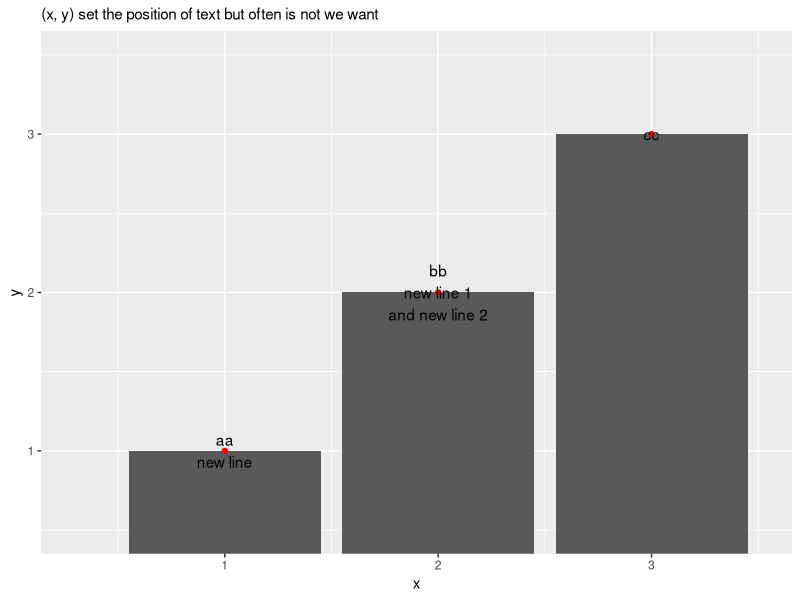
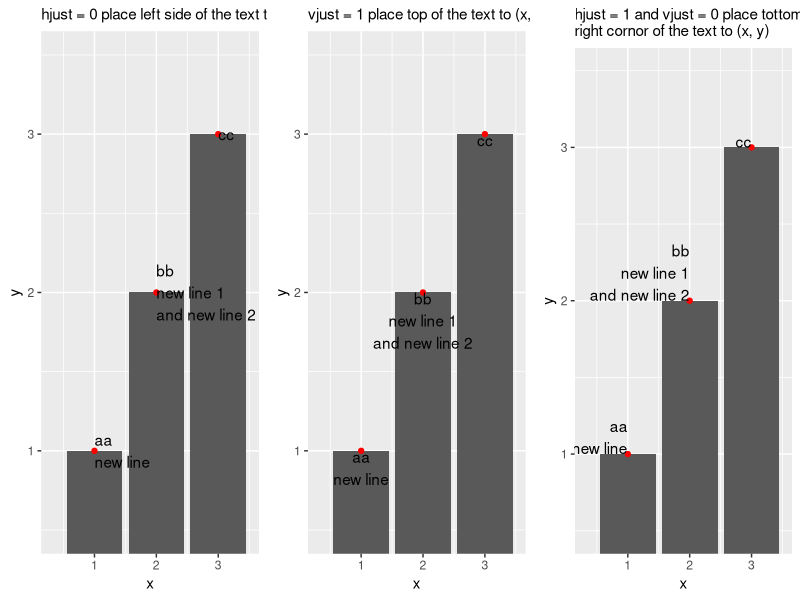
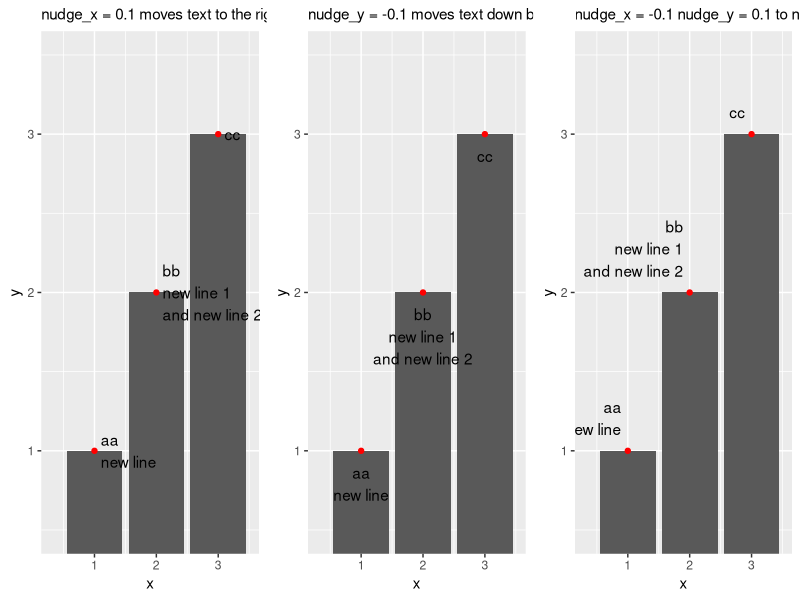
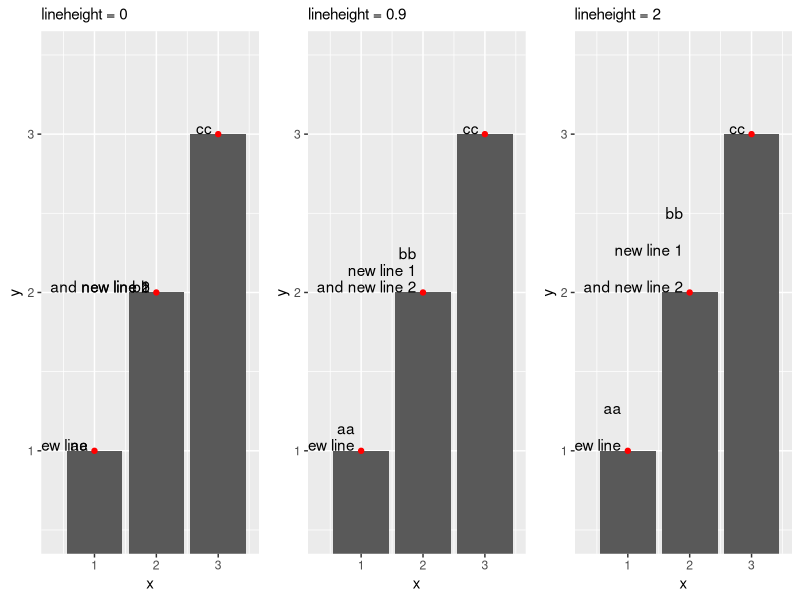
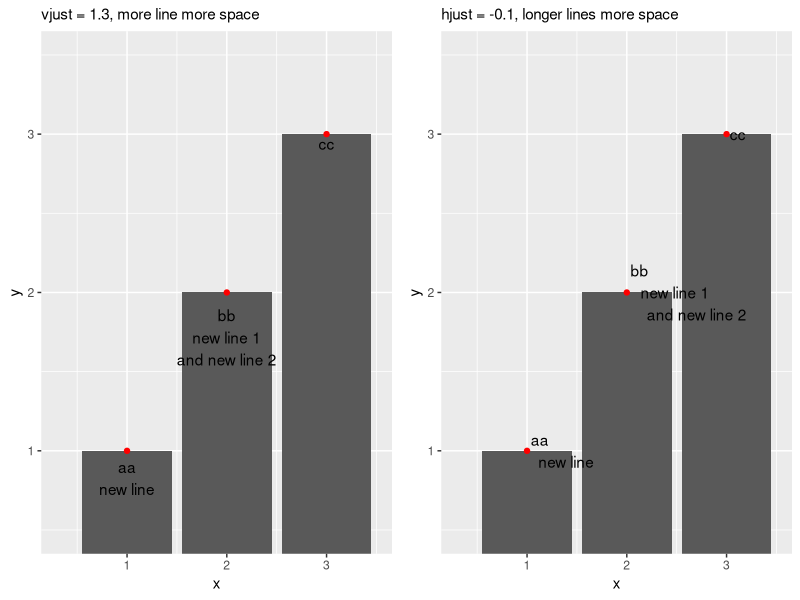

Generate these figures, in order, with R:
## ---- chunk 1
library(knitr)
opts_chunk$set(message = FALSE, warning = FALSE)
## ---- chunk 2
library(ggplot2)
df <- data.frame(x = 1:3, 
                 y = 1:3, 
                 z = c("aa\nnew line", "bb\nnew line 1\nand new line 2", "cc"))
g <- ggplot(df, aes(x = x, y = y)) +
    geom_col() +
    geom_point(color = "red") +
    coord_cartesian(xlim = c(0.3, 3.5), ylim = c(0.5, 3.5))
g + geom_text(aes(label = z)) +
    labs(subtitle = "(x, y) set the position of text but often is not we want")
## ---- chunk 3
library(grid)
library(gridExtra)

g1 <- g + geom_text(aes(label = z), hjust = 0) +
    labs(subtitle = "hjust = 0 place left side of the text to (x, y)")
g2 <- g + geom_text(aes(label = z), vjust = 1) +
    labs(subtitle = "vjust = 1 place top of the text to (x, y)")
g3 <- g + geom_text(aes(label = z), hjust = 1, vjust = 0) +
    labs(subtitle = "hjust = 1 and vjust = 0 place tottom\nright cornor of the text to (x, y)")

grid.arrange(g1, g2, g3, nrow = 1)
## ---- chunk 4
g1 <- g + geom_text(aes(label = z), hjust = 0, nudge_x = 0.1) +
    labs(subtitle = "nudge_x = 0.1 moves text to the right by 0.1")
g2 <- g + geom_text(aes(label = z), vjust = 1, nudge_y = -0.1) +
    labs(subtitle = "nudge_y = -0.1 moves text down by 0.1")
g3 <- g + geom_text(aes(label = z), hjust = 1, vjust = 0, nudge_x = -0.1, nudge_y = 0.1) +
    labs(subtitle = "nudge_x = -0.1 nudge_y = 0.1 to northwest")

grid.arrange(g1, g2, g3, nrow = 1)
## ---- chunk 5
g1 <- g + geom_text(aes(label = z), hjust = 1, vjust = 0, nudge_x = -0.1, lineheight = 0) +
    labs(subtitle = "lineheight = 0")
g2 <- g + geom_text(aes(label = z), hjust = 1, vjust = 0, nudge_x = -0.1, lineheight = 0.9) +
    labs(subtitle = "lineheight = 0.9")
g3 <- g + geom_text(aes(label = z), hjust = 1, vjust = 0, nudge_x = -0.1, lineheight = 2) +
    labs(subtitle = "lineheight = 2")

grid.arrange(g1, g2, g3, nrow = 1)
## ---- chunk 6
g1 <- g + geom_text(aes(label = z), vjust = 1.3) +
    labs(subtitle = "vjust = 1.3, more line more space")
g2 <- g + geom_text(aes(label = z), hjust = -0.2) +
    labs(subtitle = "hjust = -0.1, longer lines more space")

grid.arrange(g1, g2, nrow = 1)
